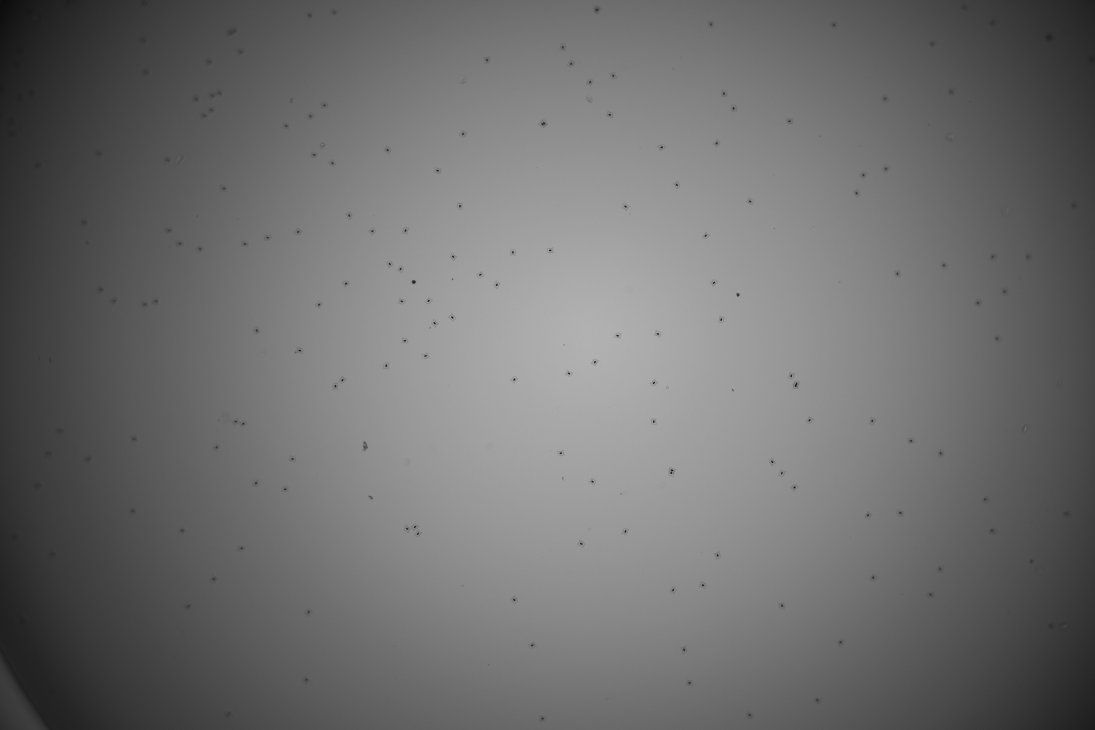
#> input picture Barcode Beads Detection/img/W_A1_0_3.jpg, 5472 x 3648 px (shown at 1/5 size); its folder holds only this picture in this run
$ jupyter execute main_cv2.ipynb
#> lines starting #> are read from the running program, lines starting #| are printed output that depends on the picture; after the words box and inside, x2 and y2 are one past the last pixel; in counts of white or black regions, pixels touching at a corner belong together
[cell 1]
import cv2
import numpy as np
from numpy.lib.stride_tricks import as_strided
import os
import matplotlib.pyplot as plt

[cell 2]
dP = './img'
sP = './result'

[cell 3]
datalist = os.listdir(dP)
img_f = datalist[0]
image_org = cv2.imread(os.path.join(dP, img_f))
#> image_org is the input picture: shape (3648, 5472, 3); min 12, max 182, mean 110.6
image = cv2.cvtColor(image_org, cv2.COLOR_BGR2GRAY)

fig = plt.figure(figsize=(20, 20))
plt.imshow(image, cmap='gray')

## cv2d

[cell 4]
img_cv = cv2.blur(image, (11, 11))

fig = plt.figure(figsize=(20, 20))
plt.imshow(img_cv, cmap='gray')

## adpt_thold

[cell 5]
img_adpt_thold = cv2.adaptiveThreshold(img_cv, 255, cv2.ADAPTIVE_THRESH_GAUSSIAN_C, cv2.THRESH_BINARY_INV, 111, 3)
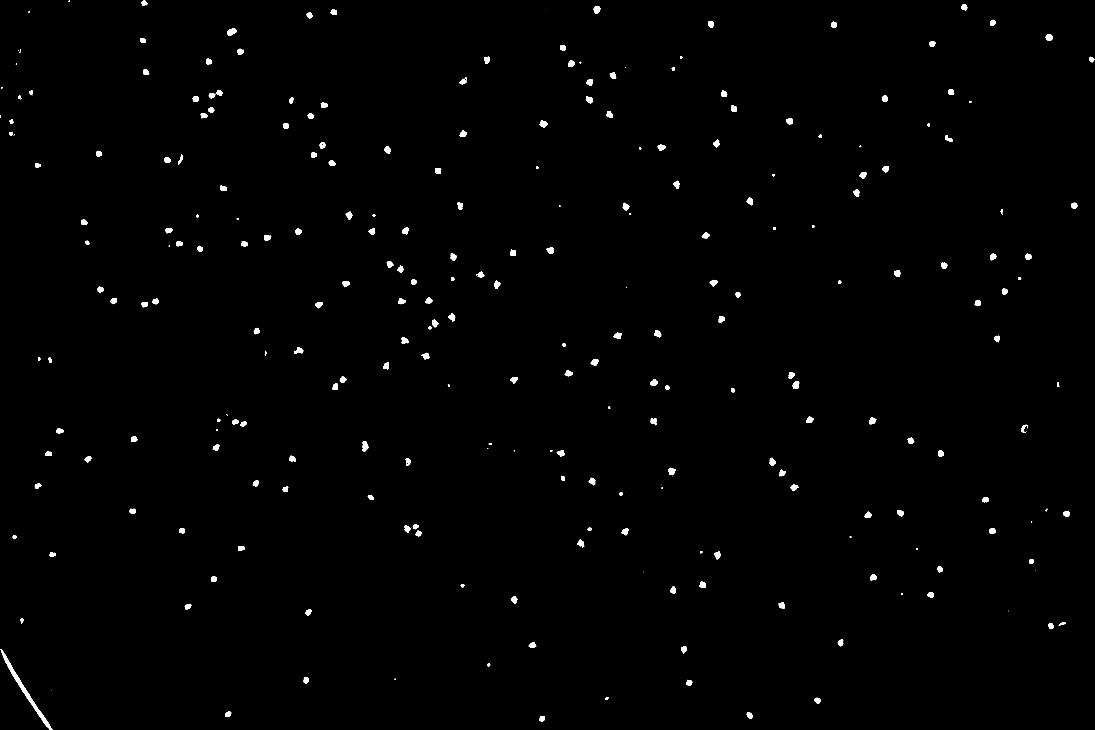
#> img_adpt_thold: shape (3648, 5472) (shown at 1/5 size); 0.67% white; 356 white regions (111 under 20 px), largest, box (x1, y1, x2, y2) and area: (0, 3247, 261, 3648) 7172, (1136, 141, 1183, 177) 1127, (1813, 2205, 1842, 2257) 1071

fig = plt.figure(figsize=(20, 20))
plt.imshow(img_adpt_thold, cmap='gray')

## erosion

[cell 6]
k = np.ones((5, 5))
img_e = cv2.erode(img_adpt_thold, k, iterations = 1)
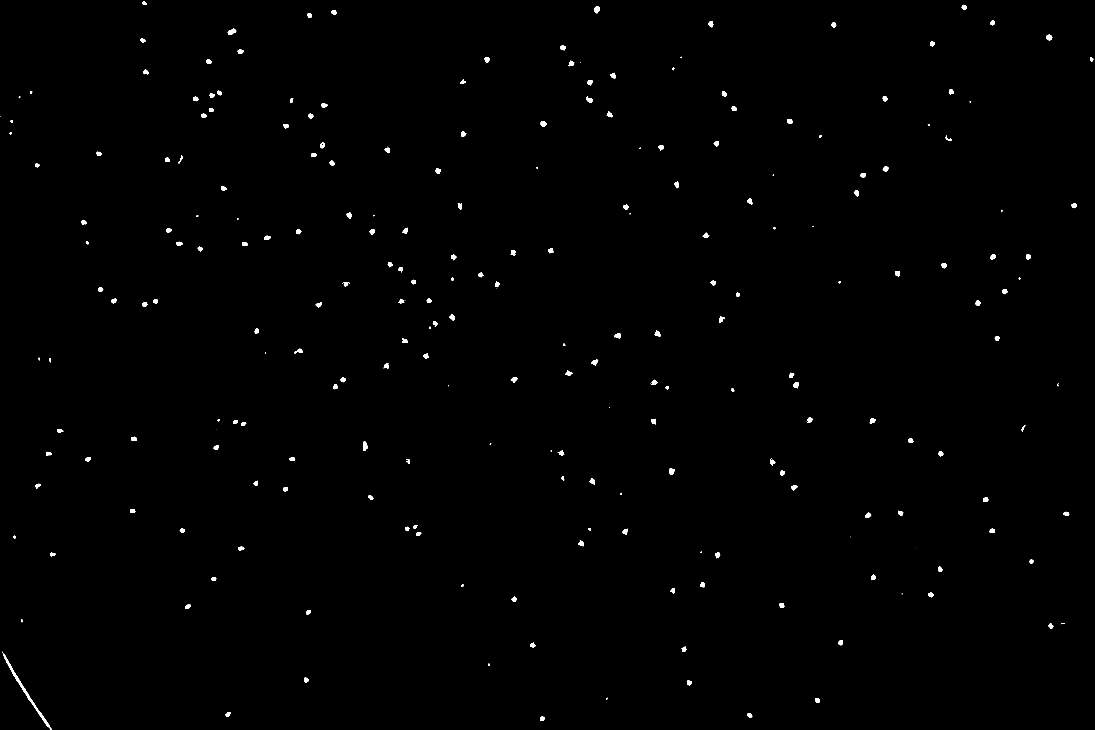
#> img_e: shape (3648, 5472) (shown at 1/5 size); 0.4% white; 245 white regions (26 under 20 px), largest, box (x1, y1, x2, y2) and area: (16, 3268, 259, 3648) 4263, (1139, 143, 1181, 175) 796, (1816, 2207, 1840, 2255) 755
fig = plt.figure(figsize=(20, 20))
plt.imshow(img_e, cmap='gray')

## dilation

[cell 7]
k = np.ones((3, 3))
img_d = cv2.dilate(img_e, k, iterations = 3)
#> img_d: shape (3648, 5472); 0.77% white; 230 white regions, largest, box (x1, y1, x2, y2) and area: (9, 3255, 262, 3648) 8090, (1136, 140, 1184, 178) 1276, (1813, 2204, 1843, 2258) 1235
fig = plt.figure(figsize=(20, 20))
plt.imshow(img_d, cmap='gray')

# cv2.imwrite('00.png', img_d)

[cell 8]
img_d[3200:, :300] = 0
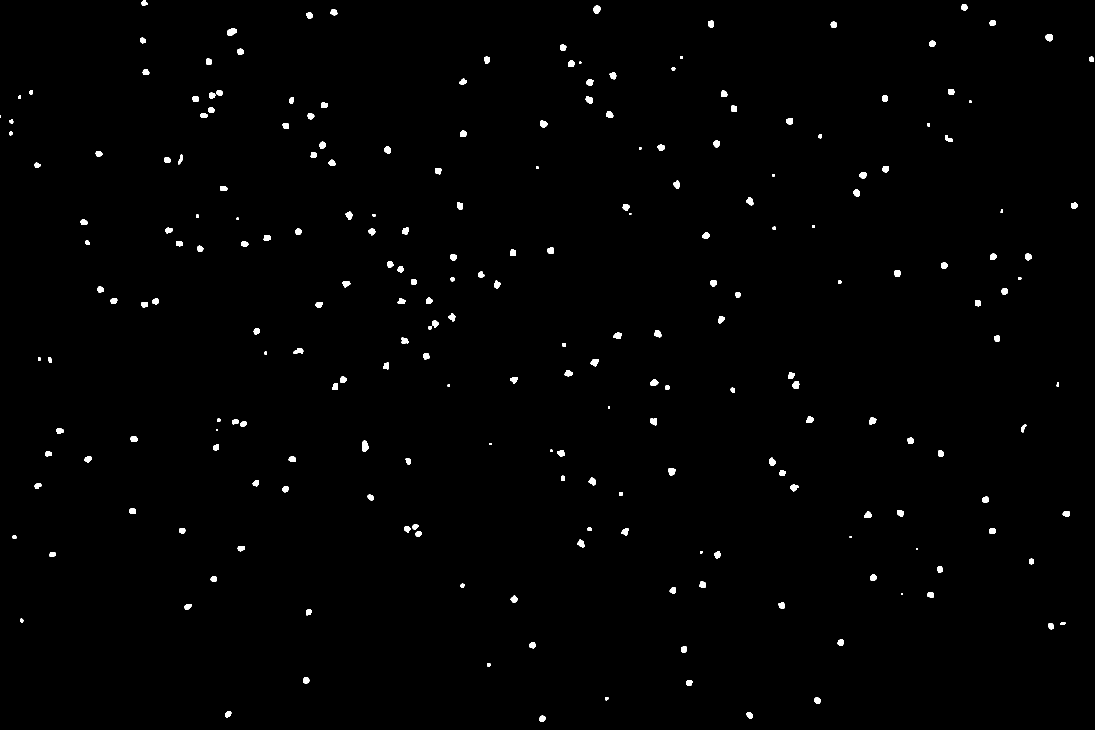
#> img_d: shape (3648, 5472) (shown at 1/5 size); 0.73% white; 229 white regions, largest, box (x1, y1, x2, y2) and area: (1136, 140, 1184, 178) 1276, (1813, 2204, 1843, 2258) 1235, (2968, 29, 3002, 70) 1071

fig = plt.figure(figsize=(20, 20))
plt.imshow(img_d, cmap='gray')
